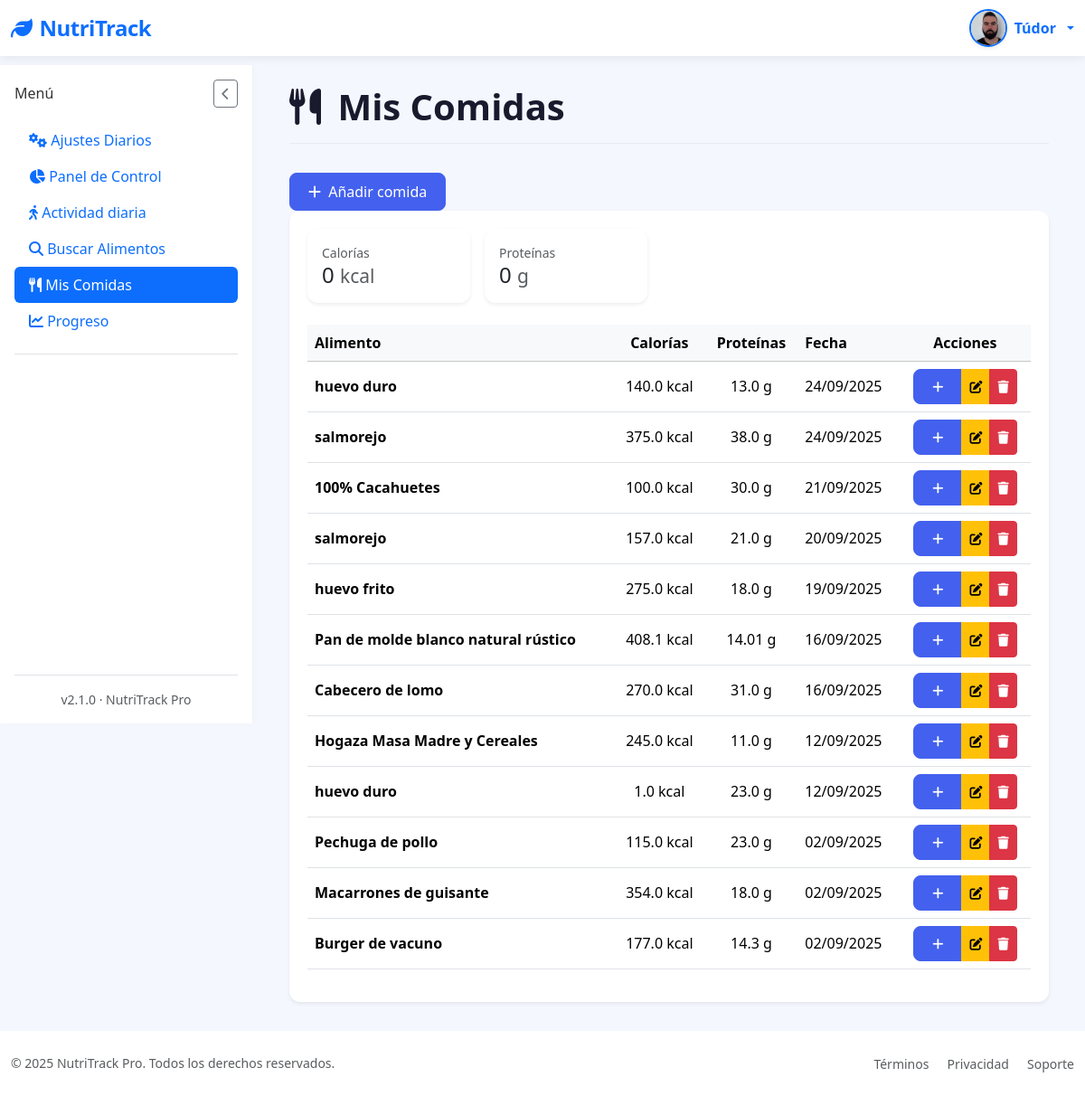
The app's page /mis-comidas (signed in), older data.
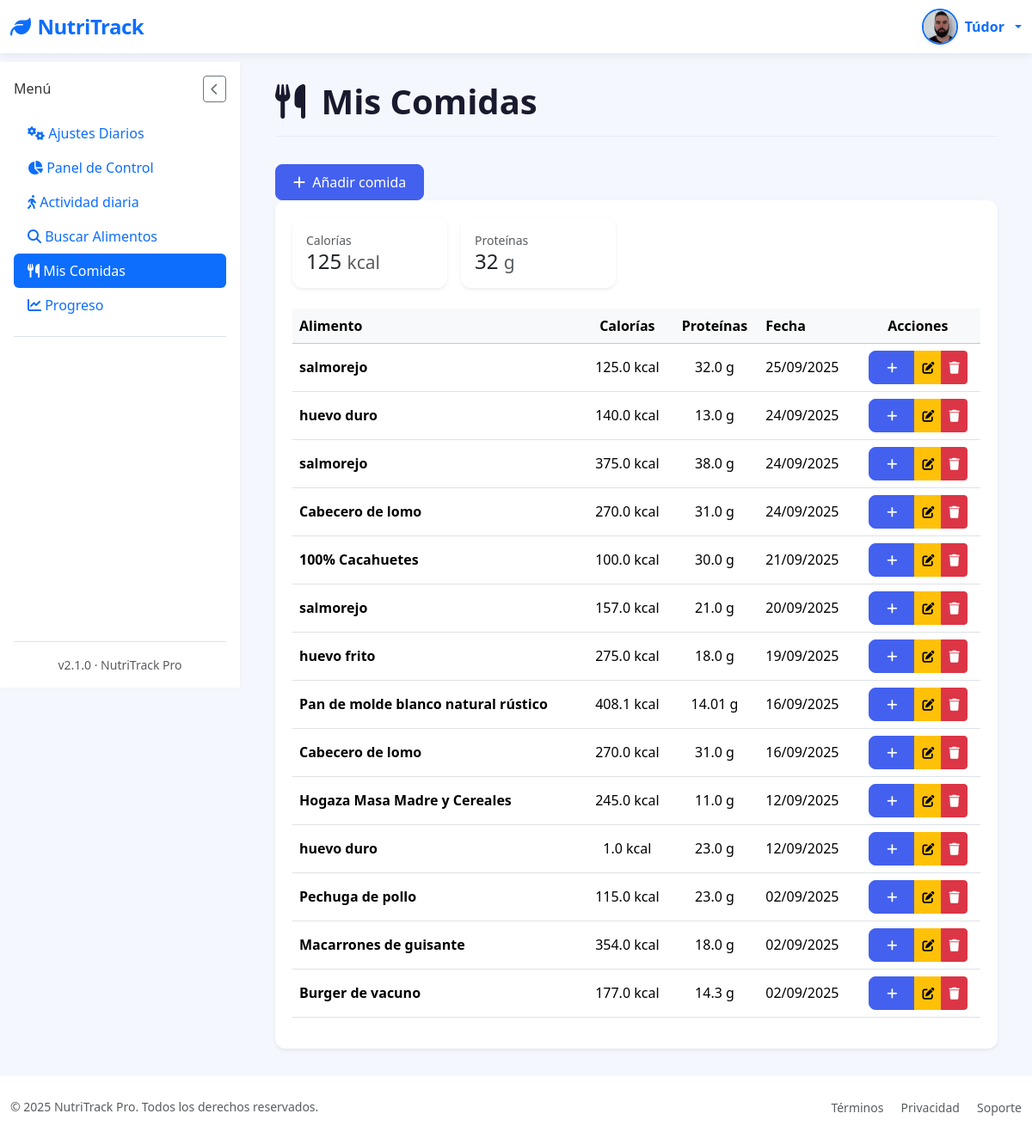
The same page, newer data.
### tables this page shows
CREATE TABLE "loggin" (
	"id"	INTEGER,
	"username"	TEXT NOT NULL,
	"password"	TEXT,
	"email"	TEXT, google_id TEXT, full_name TEXT, birth_date TEXT, height_cm INTEGER, weight_kg INTEGER, gender TEXT, activity_level TEXT, goal TEXT, profile_photo TEXT DEFAULT NULL, preferences TEXT DEFAULT '{}',
	PRIMARY KEY("id" AUTOINCREMENT)
);

CREATE TABLE "food_entries" (
	"id"	INTEGER,
	"user_id"	INTEGER NOT NULL,
	"food_name"	TEXT NOT NULL,
	"calories"	REAL,
	"proteins"	REAL,
	"fats"	REAL,
	"carbs"	REAL,
	"date"	TIMESTAMP DEFAULT CURRENT_TIMESTAMP,
	"created_at"	TEXT,
	PRIMARY KEY("id" AUTOINCREMENT),
	FOREIGN KEY("user_id") REFERENCES "loggin"("id")
);

### app/controllers/MyfoodsController.py (the view)
@app.route('/mis-comidas')
@login_required
def mis_comidas():
    try:
        comidas = get_comidas_by_user(current_user.id)
        totales = get_totales_diarios(current_user.id)
    except Exception as e:
        current_app.logger.exception("Error al obtener comidas: %s", e)
        flash("Error al cargar tus comidas. Intenta de nuevo más tarde.", "danger")
        comidas = []
        totales = {"total_calorias": 0, "total_proteinas": 0}
    return render_template(
        'Myfoods/mis_comidas.html',
        comidas=comidas,
        total_calorias=totales["total_calorias"],
        total_proteinas=totales["total_proteinas"]
    )

### app/__init__.py (called while the page is built)
@login_manager.user_loader
def load_user(user_id):
    return User.get_by_id(user_id)

### app/conexion.py (called while the page is built)
@contextmanager
def get_db_connection():
    conn = sqlite3.connect(DATABASE)
    conn.row_factory = sqlite3.Row  # Esto permite acceso como diccionario
    try:
        yield conn
    finally:
        conn.close()

@contextmanager
def get_db_cursor():
    with get_db_connection() as conn:
        cursor = conn.cursor()
        try:
            yield cursor
            conn.commit()
        except:
            conn.rollback()
            raise

### app/controllers/UsersController.py (called while the page is built)
@app.context_processor
def inject_prefs():
    if current_user.is_authenticated:
        prefs = get_user_preferences(current_user.id)  # función que recupera las prefs
        return dict(prefs=prefs)
    return dict(prefs=None)

### app/models/LoginGoogleModel.py (called while the page is built)
    @staticmethod
    def get_by_id(user_id):
        with get_db_cursor() as cur:
            cur.execute("SELECT * FROM loggin WHERE id = ?", (user_id,))
            user = cur.fetchone()
            if user:
                return User(
                    id=user['id'],
                    username=user['username'],
                    email=user['email'] if 'email' in user.keys() else None,
                    google_id=user['google_id'] if 'google_id' in user.keys() else None,
                    profile_photo=user['profile_photo'] if 'profile_photo' in user.keys() else None
                )
        return None

### app/models/MyFoodModel.py (called while the page is built)
def _format_date_display(date_str):
    try:
        return datetime.strptime(date_str, "%Y-%m-%d").strftime("%d/%m/%Y")
    except Exception:
        return date_str or ""

def serialize_comida(row):
    if row is None:
        return None
    date_iso = row["date"]
    return {
        "id": row["id"],
        "food_name": row["food_name"],
        "calories": row["calories"],
        "proteins": row["proteins"],
        "fats": row["fats"],
        "carbs": row["carbs"],
        "date": _format_date_display(date_iso),
        "date_iso": date_iso  # para input type="date"
    }

### app/models/UsersModel.py (called while the page is built)
def get_user_preferences(user_id):
    with get_db_cursor() as cursor:
        cursor.execute("SELECT preferences FROM loggin WHERE id = ?", (user_id,))
        row = cursor.fetchone()
        try:
            return json.loads(row["preferences"]) if row and row["preferences"] else {}
        except:
            return {}

### app/templates/Myfoods/mis_comidas.html (shortened to what this page needs)
{% extends "base.html" %}
{% block section %}
<div class="page-header">
  <h1 class="page-title">
    <i class="fas fa-utensils me-2"></i> Mis Comidas
  </h1>
</div>
<div class="ms-auto">
  <a href="{{ url_for('agregar_comida_route') }}" class="btn btn-primary">
    <i class="fas fa-plus me-1"></i> Añadir comida
  </a>
</div>
<div class="card border-0 shadow-sm">
  <div class="card-body">
    {% if comidas %}
      <div class="d-flex gap-3 mb-4 flex-wrap">
        <div class="card p-3 shadow-sm" style="min-width:180px;">
          <small class="text-muted">Calorías</small>
          <div class="h4 mb-0">{{ total_calorias }} <small class="text-muted">kcal</small></div>
        </div>
        <div class="card p-3 shadow-sm" style="min-width:180px;">
          <small class="text-muted">Proteínas</small>
          <div class="h4 mb-0">{{ total_proteinas }} <small class="text-muted">g</small></div>
        </div>
      </div>
      <div class="table-responsive">
        <table class="table table-hover align-middle">
          <thead class="table-light">
            <tr>
              <th>Alimento</th>
              <th class="text-center">Calorías</th>
              <th class="text-center">Proteínas</th>
              <th>Fecha</th>
              <th class="text-center">Acciones</th>
            </tr>
          </thead>
          <tbody>
            {% for comida in comidas %}
            <tr>
              <td><strong>{{ comida['food_name'] }}</strong></td>
              <td class="text-center">{{ comida['calories'] }} kcal</td>
              <td class="text-center">{{ comida['proteins'] }} g</td>
              <td>{{ comida['date'] }}</td>
              <td class="text-center">
                <div class="btn-group">
                  <button type="button" class="btn btn-sm btn-primary"
                          onclick="duplicarComida('{{ comida['id'] }}','{{ comida['food_name'] }}')">
                    <i class="fas fa-plus"></i>
                  </button>
                  <button type="button" class="btn btn-sm btn-warning"
                          onclick="editarComida('{{ comida['id'] }}','{{ comida['food_name'] }}','{{ comida['calories'] }}','{{ comida['proteins'] }}','{{ comida['carbs'] }}','{{ comida['fats'] }}','{{ comida['date_iso'] }}')">
                    <i class="fas fa-edit"></i>
                  </button>
                  <button type="button" class="btn btn-sm btn-danger"
                          onclick="eliminarComida('{{ comida['id'] }}','{{ comida['food_name'] }}')">
                    <i class="fas fa-trash"></i>
                  </button>
                </div>
              </td>
            </tr>
            {% endfor %}
          </tbody>
        </table>
      </div>
    {% endif %}
  </div>
</div>
{% endblock %}

### app/templates/base.html (shortened to what this page needs)
<!DOCTYPE html>
<html lang="es" data-bs-theme="{% if prefs and prefs.dark_mode %}dark{% else %}light{% endif %}">
<head>
    <link href="https://cdn.jsdelivr.net/npm/bootstrap@5.3.2/dist/css/bootstrap.min.css" rel="stylesheet">
    <link rel="stylesheet" href="https://cdn.jsdelivr.net/npm/bootstrap-icons@1.11.1/font/bootstrap-icons.css">
    <link rel="stylesheet" href="https://cdnjs.cloudflare.com/ajax/libs/font-awesome/6.5.2/css/all.min.css" />
    <link href="https://cdn.jsdelivr.net/npm/sweetalert2@11/dist/sweetalert2.min.css" rel="stylesheet">
    <link rel="stylesheet" href="{{ url_for('static', filename='styles/Stylebase.css') }}">
</head>
<body>
    <nav class="navbar navbar-expand-lg navbar-light bg-white">
        <div class="container-fluid">
            <a class="navbar-brand text-primary" href="{{ url_for('logout') }}">
                <i class="fas fa-leaf me-2"></i>NutriTrack
            </a>
            <div class="d-flex align-items-center ms-auto">
  {% if current_user.is_authenticated %}
  <div class="dropdown">
    <a href="#" class="d-flex align-items-center text-decoration-none dropdown-toggle" id="userDropdown" data-bs-toggle="dropdown" aria-expanded="false" style="gap: 0.5rem;">
      {% if current_user.profile_photo %}
        <img src="{{ url_for('static', filename='images/profile_photo/' + current_user.profile_photo) }}"
            alt="Avatar"
            class="rounded-circle shadow-sm"
            style="width: 42px; height: 42px; object-fit: cover; border: 2px solid #0d6efd;">
      {% else %}
        <div class="user-avatar bg-primary text-white rounded-circle d-flex justify-content-center align-items-center shadow-sm"
             style="width: 42px; height: 42px; font-weight: 700; font-size: 1.1rem; user-select: none;">
          {{ current_user.username[0]|upper }}
        </div>
      {% endif %}
      <span class="d-none d-sm-inline fw-semibold text-primary" style="font-size: 1rem;">
        {{ current_user.username }}
      </span>
    </a>
  </div>
  {% endif %}
</div>
        </div>
    </nav>
    <div class="container-fluid flex-grow-1">
        <div class="row h-100 g-0">
            <nav class="sidebar d-flex flex-column p-3" id="sidebar">
                <div class="d-flex justify-content-between align-items-center mb-3">
                    <h6 class="sidebar-title mb-0">Menú</h6>
                    <button id="closeSidebarBtn" class="btn btn-sm btn-outline-secondary d-lg-block">
                        <i class="fas fa-chevron-left"></i>
                    </button>
                </div>
                <ul class="nav nav-pills flex-column mb-auto">
                    <li>
                        <a href="{{ url_for('settings') }}" class="nav-link {% if request.path == url_for('settings') %}active{% endif %}">
                            <i class="fas fa-cogs"></i> Ajustes Diarios
                        </a>
                    </li>
                    <li>
                        <a href="{{ url_for('dashboard') }}" class="nav-link {% if request.path == url_for('dashboard') %}active{% endif %}">
                            <i class="fas fa-chart-pie"></i> Panel de Control
                        </a>
                    </li>
                    <li>
                        <a href="{{ url_for('activity') }}" class="nav-link {% if request.path == url_for('activity') %}active{% endif %}">
                            <i class="fas fa-walking"></i> Actividad diaria
                        </a>
                    </li>
                    <li>
                        <a href="{{ url_for('search_food') }}" class="nav-link {% if request.path == url_for('search_food') %}active{% endif %}">
                            <i class="fas fa-search"></i> Buscar Alimentos
                        </a>
                    </li>
                    <li>
                        <a href="{{ url_for('mis_comidas') }}" class="nav-link {% if request.path == url_for('mis_comidas') %}active{% endif %}">
                            <i class="fas fa-utensils"></i> Mis Comidas
                        </a>
                    </li>
                    <li>
                        <a href="{{ url_for('progreso') }}" class="nav-link {% if request.path == url_for('progreso') %}active{% endif %}">
                            <i class="fas fa-chart-line"></i> Progreso
                        </a>
                    </li>
                    <li class="pt-3 mt-3 border-top">
                    </li>
                </ul>
                <div class="mt-auto pt-3 border-top text-center small text-muted">
                    v2.1.0 · NutriTrack Pro
                </div>
            </nav>
            <main class="main-content" id="mainContent">
                {% block section %}{% endblock %}
            </main>
        </div>
    </div>
    <footer class="bg-white py-4 mt-auto">
        <div class="container-fluid">
            <div class="row align-items-center">
                <div class="col-md-6 text-center text-md-start">
                    <p class="mb-0 small text-muted">&copy; 2025 NutriTrack Pro. Todos los derechos reservados.</p>
                </div>
                <div class="col-md-6 text-center text-md-end">
                    <a href="#" class="text-decoration-none small text-muted me-3">Términos</a>
                    <a href="#" class="text-decoration-none small text-muted me-3">Privacidad</a>
                    <a href="#" class="text-decoration-none small text-muted">Soporte</a>
                </div>
            </div>
        </div>
    </footer>
</body>
</html>

### app/static/styles/StyleBase.css (style rules this page uses)
:root { --primary-color: #4361ee; --secondary-color: #3f37c9; --accent-color: #4cc9f0; --dark-color: #1a1a2e; --light-color: #f8f9fa; --success-color: #4bb543; }
body { font-family: 'Segoe UI', system-ui, -apple-system, sans-serif; background-color: #f5f7ff; color: #333; min-height: 100vh; display: flex; flex-direction: column; overflow-x: hidden; }
.navbar-brand { font-weight: 700; font-size: 1.5rem; letter-spacing: -0.5px; }
.navbar { box-shadow: 0 2px 10px rgba(0, 0, 0, 0.08); background: white !important; position: relative; z-index: 1100; }
.container-fluid.flex-grow-1 { display: flex; flex-direction: column; min-height: calc(100vh - 72px - 70px); padding-left: 0; padding-right: 0; }
.row.h-100 { display: flex; flex-grow: 1; flex-wrap: nowrap; margin-left: 0; margin-right: 0; width: 100%; }
.sidebar { width: 280px; background: white; position: sticky; top: 72px; border-right: 1px solid rgba(0, 0, 0, 0.05); box-shadow: 1px 0 10px rgba(0, 0, 0, 0.02); transition: all 0.3s ease; z-index: 100; display: flex; flex-direction: column; flex-shrink: 0; height: calc(100vh - 72px); padding: 1rem; }
.main-content { flex-grow: 1; flex-basis: 0; padding: 2rem 2.5rem; background-color: #f5f7ff; overflow-y: auto; }
.card-body { padding: 1.25rem; }
.card-body { flex-grow: 1; }
.card { border: none; border-radius: 12px; box-shadow: 0 4px 12px rgba(0, 0, 0, 0.05); transition: transform 0.2s ease, box-shadow 0.2s ease; }
.btn-primary { background-color: var(--primary-color); border-color: var(--primary-color); font-weight: 500; padding: 8px 20px; border-radius: 8px; }
.table { --bs-table-bg: transparent; }
.table > thead { background-color: rgba(67, 97, 238, 0.1); color: var(--primary-color); }
.page-header { display: flex; justify-content: space-between; align-items: center; margin-bottom: 2rem; padding-bottom: 1rem; border-bottom: 1px solid rgba(0, 0, 0, 0.05); }
.page-title { font-weight: 700; color: var(--dark-color); margin: 0; }

Row changes from the older to the newer data that the page shows:
added food_entries: food_name "salmorejo", calories "125.0", proteins "32.0", date "25/09/2025"
added food_entries: food_name "Cabecero de lomo", calories "270.0", proteins "31.0", date "24/09/2025"
Text that changed along with them:
{{ total_calorias }}: "0" → "125"
{{ total_proteinas }}: "0" → "32"
